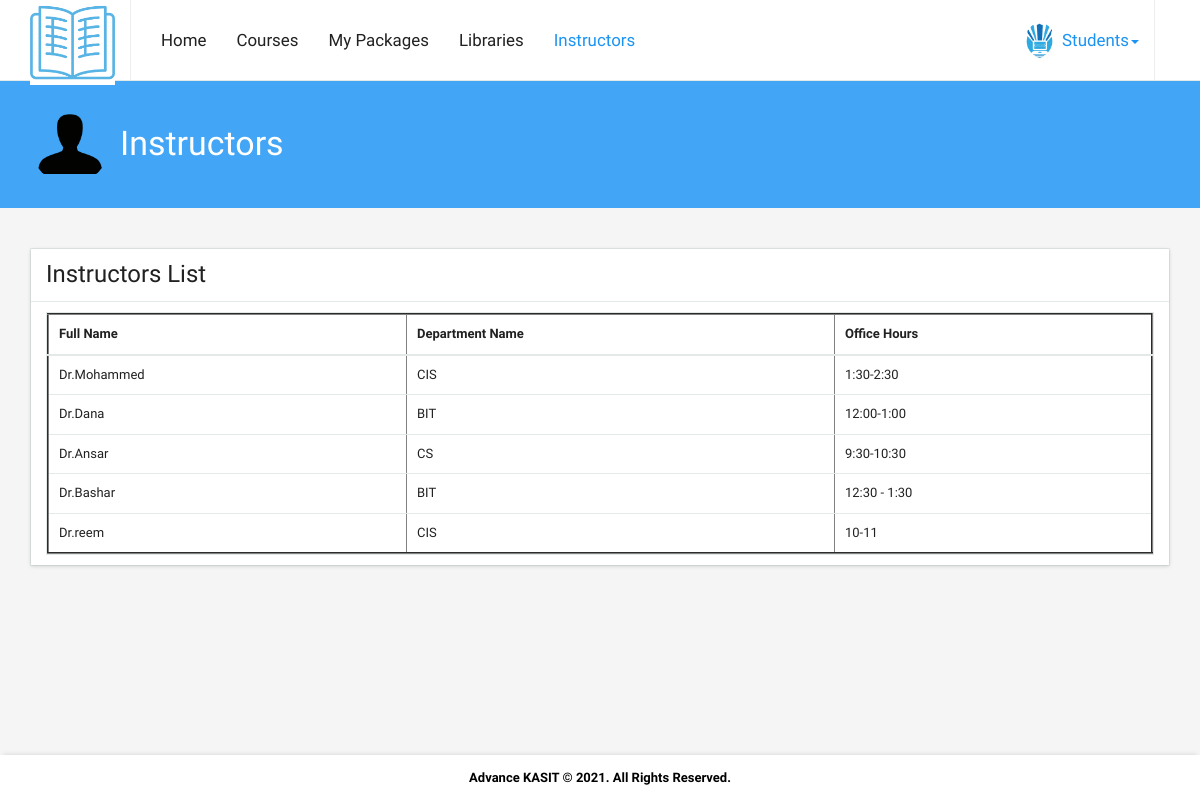
/Advance_KASIT_Code/Students/Instructors.php (signed in), run on the app's committed database.
### tables this page shows
CREATE TABLE `instructors` (
  `ID` int(20) NOT NULL,
  `Full_Name` varchar(250) NOT NULL,
  `Department_Name` varchar(250) NOT NULL,
  `Office_Hours` varchar(250) NOT NULL,
  `Username` varchar(250) NOT NULL,
  `Password` varchar(250) NOT NULL
);

### Advance_KASIT_Code/Students/Instructors.php (the view, shortened to what this page needs)
<?php
include("../includes/config.php");
?>
<!DOCTYPE html>
<html class="transition-navbar-scroll top-navbar-xlarge bottom-footer" lang="en">
<head>
  <link href="../css/vendor/all.css" rel="stylesheet">
  <link href="../css/app/app.css" rel="stylesheet">
</head>
<body>
  <div class="navbar navbar-default navbar-fixed-top navbar-size-large navbar-size-xlarge paper-shadow" data-z="0" data-animated role="navigation">
    <div class="container">
      <div class="navbar-header">
        <div class="navbar-brand navbar-brand-logo">
         <a href="index.php">
           					<center><img src="../images/logo2.png" width="100px" height="85px"/></center>
          </a>
        </div>
      </div>
      <div class="collapse navbar-collapse" id="main-nav">
        <ul class="nav navbar-nav navbar-nav-margin-left">
		 <li class="dropdown ">
            <a href="index.php" class="">Home</a>
          </li>
		  <li class="dropdown ">
            <a href="View_Courses_List.php" class="">Courses </a>
          </li>
		 <li class="dropdown">
            <a href="My_Packages.php" class="">My Packages </a>
          </li>
		  <li class="dropdown ">
            <a href="Libraries.php" class="">Libraries </a>
          </li>
		  <li class="dropdown active">
            <a href="Instructors.php" class="">Instructors </a>
          </li>
        </ul>
        <div class="navbar-right">
          <ul class="nav navbar-nav navbar-nav-bordered navbar-nav-margin-right">
            <li class="dropdown user active">
              <a href="#" class="dropdown-toggle" data-toggle="dropdown">
                <img src="../images/kasit1.png" alt="" class="img-circle" /> Students<span class="caret"></span>
              </a>
            </li>
          </ul>
        </div>
      </div>
    </div>
  </div>
  <div class="parallax overflow-hidden bg-blue-400 page-section third">
    <div class="container parallax-layer" data-opacity="true">
      <div class="media v-middle">
        <div class="media-left text-center">
          <a href="#">
            <img src="../images/user.png" alt="people" class="img-circle width-80" />
          </a>
        </div>
        <div class="media-body">
          <h1 class="text-white text-display-1 margin-v-0">Instructors</h1>
        </div>
      </div>
    </div>
  </div>
  <div class="container">
    <div class="page-section">
      <div class="row">
        <div class="col-md-12">
          <div class="row" data-toggle="isotope">
            <div class="item col-xs-12 col-lg-12">
              <div class="panel panel-default paper-shadow" data-z="0.5">
                <div class="panel-heading">
                  <h4 class="text-headline margin-none">Instructors List</h4>
                </div>
                <ul class="list-group">
                  <li class="list-group-item media v-middle" style="overflow-x: auto;
  overflow-y: hidden;
  white-space: nowrap;">
                    <div class="media-body">
          <div class="panel panel-default">
  <table data-toggle="data-table" class="table" cellspacing="0" width="100%" border="2">
              <thead>
                <tr>
                                    <th>Full Name</th>
				  <th>Department Name</th>
                  <th>Office Hours</th>
                </tr>
              </thead>
              <tbody>
			     <?php
					$sql1 = mysqli_query($Conn,"select * from instructors order by ID DESC");
					while ($row1 = mysqli_fetch_array($sql1)){
						$Full_Name = $row1['Full_Name'];
						$Department_Name = $row1['Department_Name'];
						$Office_Hours = $row1['Office_Hours'];
						?>
                <tr>
				                  <td><?php echo $Full_Name; ?></td>
                  <td><?php echo $Department_Name; ?></td>
                  <td><?php echo $Office_Hours; ?></td>
                </tr>
				<?php
					}
					?>
              </tbody>
            </table>
          </div>
                    </div>
                  </li>
                </ul>
              </div>
            </div>
          </div>
          <br/>
          <br/>
        </div>
      </div>
    </div>
  </div>
  <footer class="footer">
    <strong><font color="#000">Advance KASIT © 2021. All Rights Reserved.</font></strong>
  </footer>
</body>
</html>

### data on the page
instructors: Full_Name "Dr.Mohammed", Department_Name "CIS", Office_Hours "1:30-2:30"
instructors: Full_Name "Dr.Dana", Department_Name "BIT", Office_Hours "12:00-1:00"
instructors: Full_Name "Dr.Ansar", Department_Name "CS", Office_Hours "9:30-10:30"
instructors: Full_Name "Dr.Bashar", Department_Name "BIT", Office_Hours "12:30 - 1:30"
instructors: Full_Name "Dr.reem", Department_Name "CIS", Office_Hours "10-11"
